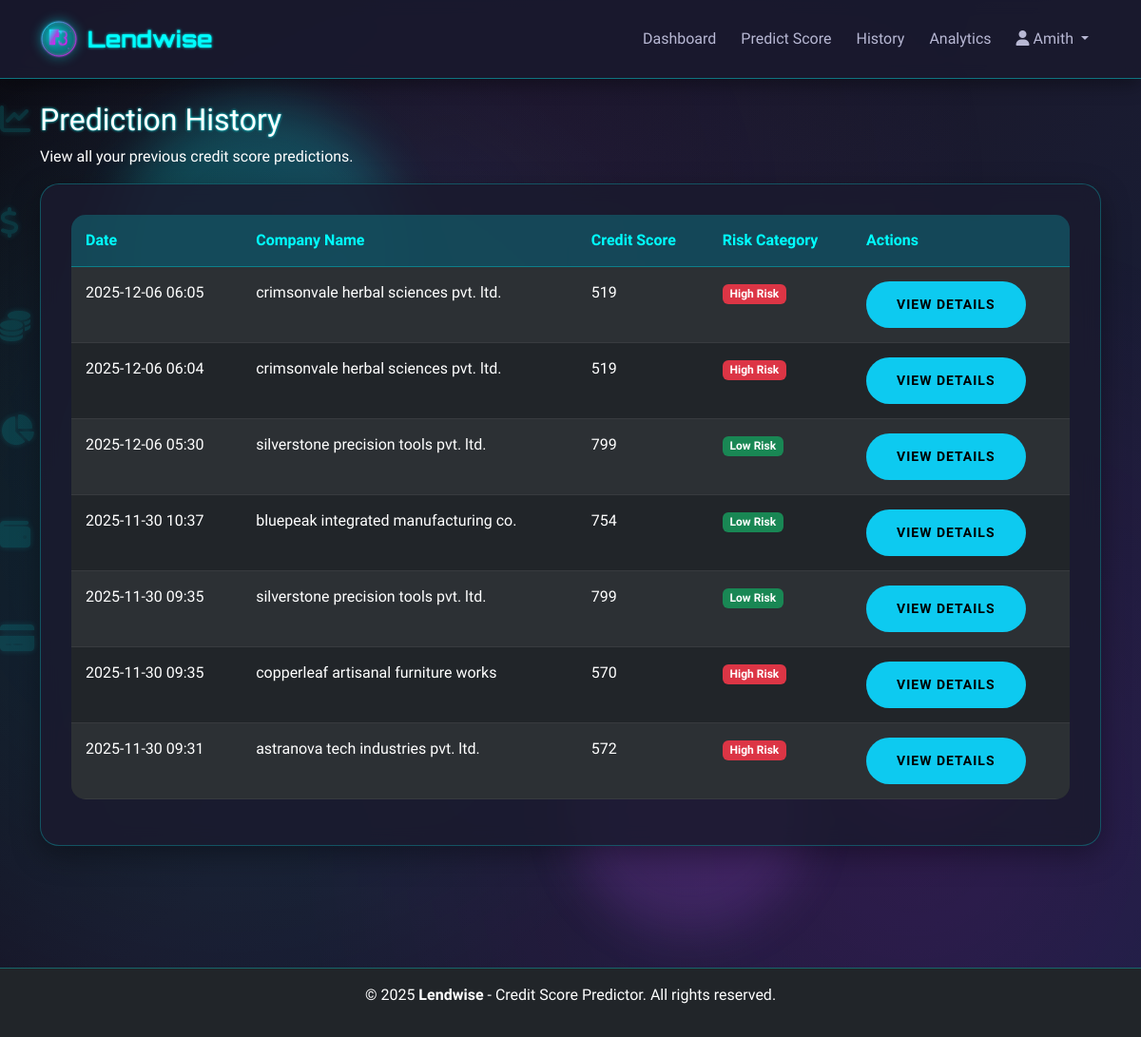
Screenshot of /history (signed in) with the database file from the repository.
### models/user.py (models this page shows, shortened)
class User(UserMixin, db.Model):
    id = db.Column(db.Integer, primary_key=True)
    company_name = db.Column(db.String(100), nullable=False)
    email = db.Column(db.String(100), unique=True, nullable=False)
    company_type = db.Column(db.String(50), nullable=False)
    country = db.Column(db.String(100), nullable=False)
    password = db.Column(db.String(200), nullable=False)
    created_at = db.Column(db.DateTime, default=utc_now)
    predictions = db.relationship('Prediction', backref='user', lazy=True)

### models/prediction.py (models this page shows, shortened)
class Prediction(db.Model):
    id = db.Column(db.Integer, primary_key=True)
    credit_score = db.Column(db.Integer, nullable=False)
    risk_category = db.Column(db.String(50), nullable=False)
    prediction_date = db.Column(db.DateTime, default=utc_now)
    user_id = db.Column(db.Integer, db.ForeignKey('user.id'), nullable=True)  # Made nullable for backward compatibility
    company_profile_id = db.Column(db.Integer, db.ForeignKey('company_profile.id'), nullable=True)
    extracted_company_name = db.Column(db.String(100), nullable=True)
    input_features = db.Column(db.Text)  # JSON string of input features

### app.py (the view)
@app.route('/history')
@login_required
def history():
    predictions = Prediction.query.options(joinedload(Prediction.company_profile)).filter_by(user_id=current_user.id).order_by(Prediction.prediction_date.desc()).all()
    return render_template('history.html', predictions=predictions)

### app.py (called while the page is built)
@login_manager.user_loader
def load_user(user_id):
    return db.session.get(User, int(user_id))

### templates/history.html
{% extends "base.html" %}
{% block content %}
<div class="row">
    <div class="col-md-12">
        <h2 class="text-white">Prediction History</h2>
        <p class="text-white">View all your previous credit score predictions.</p>
    </div>
</div>
<div class="row">
    <div class="col-md-12">
        <div class="card bg-dark text-white">
            <div class="card-body">
                {% if predictions %}
                    <div class="table-responsive">
                        <table class="table table-dark table-striped">
                            <thead>
                                <tr>
                                    <th>Date</th>
                                    <th>Company Name</th>
                                    <th>Credit Score</th>
                                    <th>Risk Category</th>
                                    <th>Actions</th>
                                </tr>
                            </thead>
                            <tbody>
                                {% for prediction in predictions %}
                                    <tr>
                                        <td>{{ prediction.prediction_date.strftime('%Y-%m-%d %H:%M') }}</td>
                                        <td>{{ prediction.extracted_company_name or (prediction.company_profile.extracted_company_name if prediction.company_profile else prediction.user.company_name) }}</td>
                                        <td>{{ prediction.credit_score }}</td>
                                        <td>
                                            <span class="badge {% if prediction.risk_category == 'High Risk' %}bg-danger{% elif prediction.risk_category == 'Medium Risk' %}bg-warning{% else %}bg-success{% endif %}">
                                                {{ prediction.risk_category }}
                                            </span>
                                        </td>
                                        <td>
                                            <a href="{{ url_for('prediction_result', prediction_id=prediction.id) }}" class="btn btn-sm btn-info">View Details</a>
                                        </td>
                                    </tr>
                                {% endfor %}
                            </tbody>
                        </table>
                    </div>
                {% else %}
                    <div class="text-center py-4">
                        <p class="text-white">No predictions found.</p>
                        <a href="{{ url_for('predict') }}" class="btn btn-primary">Make Your First Prediction</a>
                    </div>
                {% endif %}
            </div>
        </div>
    </div>
</div>
{% endblock %}

### templates/base.html (shortened to what this page needs)
<!DOCTYPE html>
<html lang="en">
<head>
    <link href="https://cdn.jsdelivr.net/npm/bootstrap@5.3.0/dist/css/bootstrap.min.css" rel="stylesheet">
    <link rel="stylesheet" href="https://cdnjs.cloudflare.com/ajax/libs/font-awesome/6.4.0/css/all.min.css">
    <link rel="stylesheet" href="{{ url_for('static', filename='css/style.css') }}">
</head>
<body>
    <div class="floating-shapes">
        <div class="shape shape-1"></div>
        <div class="shape shape-3"></div>
    </div>
    <div class="moving-icons">
        <i class="fas fa-chart-line moving-icon"></i>
        <i class="fas fa-dollar-sign moving-icon"></i>
        <i class="fas fa-coins moving-icon"></i>
        <i class="fas fa-chart-pie moving-icon"></i>
        <i class="fas fa-wallet moving-icon"></i>
        <i class="fas fa-credit-card moving-icon"></i>
    </div>
    <nav class="navbar navbar-expand-lg navbar-dark bg-dark">
        <div class="container">
            <a class="navbar-brand" href="{{ url_for('index') }}">
                <img src="{{ url_for('static', filename='images/lendwise-logo.svg') }}" alt="Lendwise Logo" height="40">
                Lendwise
            </a>
            <div class="collapse navbar-collapse" id="navbarNav">
                <ul class="navbar-nav ms-auto">
                    {% if session.get('admin_logged_in') %}
                        <li class="nav-item">
                            <a class="nav-link" href="{{ url_for('admin_dashboard') }}">Admin Dashboard</a>
                        </li>
                        <li class="nav-item">
                            <a class="nav-link" href="{{ url_for('admin_companies') }}">Companies</a>
                        </li>
                        <li class="nav-item dropdown">
                            <a class="nav-link dropdown-toggle" href="#" id="navbarDropdown" role="button" data-bs-toggle="dropdown">
                                <i class="fas fa-user"></i> Admin
                            </a>
                            <ul class="dropdown-menu">
                                <li><a class="dropdown-item" href="{{ url_for('admin_logout') }}">Logout</a></li>
                            </ul>
                        </li>
                    {% elif current_user.is_authenticated %}
                        <li class="nav-item">
                            <a class="nav-link" href="{{ url_for('dashboard') }}">Dashboard</a>
                        </li>
                        <li class="nav-item">
                            <a class="nav-link" href="{{ url_for('predict') }}">Predict Score</a>
                        </li>
                        <li class="nav-item">
                            <a class="nav-link" href="{{ url_for('history') }}">History</a>
                        </li>
                        <li class="nav-item">
                            <a class="nav-link" href="{{ url_for('analytics') }}">Analytics</a>
                        </li>
                        <li class="nav-item dropdown">
                            <a class="nav-link dropdown-toggle" href="#" id="navbarDropdown" role="button" data-bs-toggle="dropdown">
                                <i class="fas fa-user"></i> {{ current_user.company_name }}
                            </a>
                        </li>
                    {% endif %}
                </ul>
            </div>
        </div>
    </nav>
    <div class="content-overlay">
        <div class="container mt-4">
            {% block content %}{% endblock %}
        </div>
    </div>
    <footer class="bg-dark text-white text-center py-3 mt-5">
        <div class="container">
            <p>&copy; 2025 <strong>Lendwise</strong> - Credit Score Predictor. All rights reserved.</p>
        </div>
    </footer>
</body>
</html>

### static/css/style.css (style rules this page uses)
:root { --neon-cyan: #00ffff; --neon-pink: #ff00ff; --neon-purple: #9d4edd; --neon-blue: #4361ee; --neon-green: #00ff88; --dark-bg: #0a0a0f; --dark-card: #1a1a2e; --dark-card-hover: #16213e; --text-primary: #ffffff; --text-secondary: #b8b8d4; }
* { margin: 0; padding: 0; box-sizing: border-box; }
body { font-family: 'Rajdhani', sans-serif; background: linear-gradient(135deg, #0a0a0f 0%, #1a1a2e 50%, #16213e 100%); color: var(--text-primary); min-height: 100vh; position: relative; overflow-x: hidden; }
h1, h2, h3, h4, h5, h6 { text-shadow: 0 0 3px var(--neon-cyan); }
.floating-shapes { position: fixed; top: 0; left: 0; width: 100%; height: 100%; z-index: -1; pointer-events: none; overflow: hidden; }
.shape { position: absolute; border-radius: 50%; filter: blur(25px); opacity: 0.2; animation: float 20s infinite ease-in-out; }
.shape-1 { width: 300px; height: 300px; background: var(--neon-cyan); top: 10%; left: 10%; animation-delay: 0s; }
.shape-3 { width: 250px; height: 250px; background: var(--neon-purple); bottom: 10%; left: 50%; animation-delay: 10s; }
.moving-icons { position: fixed; width: 100%; height: 100%; z-index: -1; pointer-events: none; overflow: hidden; }
.moving-icon { position: absolute; font-size: 2rem; color: var(--neon-cyan); opacity: 0.15; animation: moveIcon 30s infinite linear; text-shadow: 0 0 6px var(--neon-cyan); }
.moving-icon:nth-child(1) { top: 10%; left: 0; animation-delay: 0s; }
.moving-icon:nth-child(2) { top: 20%; left: 0; animation-delay: 5s; }
.moving-icon:nth-child(3) { top: 30%; left: 0; animation-delay: 10s; }
.moving-icon:nth-child(4) { top: 40%; left: 0; animation-delay: 15s; }
.moving-icon:nth-child(5) { top: 50%; left: 0; animation-delay: 20s; }
.moving-icon:nth-child(6) { top: 60%; left: 0; animation-delay: 25s; }
.navbar { background: rgba(26, 26, 46, 0.92) !important; backdrop-filter: blur(8px); border-bottom: 1px solid rgba(0, 255, 255, 0.4); box-shadow: 0 6px 18px rgba(0, 0, 0, 0.35); padding: 1rem 0; }
.navbar-brand { font-family: 'Orbitron', sans-serif; font-weight: 700; font-size: 1.5rem; color: var(--neon-cyan) !important; text-shadow: 0 0 3px var(--neon-cyan); display: flex; align-items: center; gap: 10px; transition: all 0.3s ease; }
.navbar-brand img { filter: drop-shadow(0 0 6px var(--neon-cyan)); animation: logoGlow 3s ease-in-out infinite; }
.nav-link { color: var(--text-secondary) !important; font-weight: 500; transition: all 0.3s ease; position: relative; margin: 0 5px; }
.nav-link::before { content: ''; position: absolute; bottom: 0; left: 50%; width: 0; height: 2px; background: var(--neon-cyan); transition: all 0.3s ease; transform: translateX(-50%); }
.card { background: rgba(26, 26, 46, 0.85) !important; border: 1px solid rgba(0, 255, 255, 0.25); border-radius: 20px; box-shadow: 0 10px 30px rgba(0, 0, 0, 0.35); margin-bottom: 30px; transition: all 0.3s ease; backdrop-filter: blur(10px); overflow: hidden; position: relative; }
.card::before { content: ''; position: absolute; top: 0; left: -100%; width: 100%; height: 100%; background: linear-gradient(90deg, transparent, rgba(0, 255, 255, 0.1), transparent); transition: left 0.5s ease; }
.card-body { padding: 2rem; }
.btn { border-radius: 50px; padding: 12px 30px; font-weight: 600; font-family: 'Rajdhani', sans-serif; text-transform: uppercase; letter-spacing: 1px; transition: all 0.3s ease; border: 2px solid transparent; position: relative; overflow: hidden; }
.btn::before { content: ''; position: absolute; top: 50%; left: 50%; width: 0; height: 0; border-radius: 50%; background: rgba(255, 255, 255, 0.15); transform: translate(-50%, -50%); transition: width 0.6s, height 0.6s; }
.table-dark { background: rgba(26, 26, 46, 0.5) !important; border-radius: 15px; overflow: hidden; }
.table-dark th { background: rgba(0, 255, 255, 0.2) !important; color: var(--neon-cyan); font-weight: 600; border-color: rgba(0, 255, 255, 0.3); padding: 15px; }
.table-dark td { border-color: rgba(255, 255, 255, 0.1); padding: 15px; color: var(--text-primary); }
.table-dark tbody tr { transition: all 0.3s ease; }
footer { background: rgba(26, 26, 46, 0.9) !important; border-top: 1px solid rgba(0, 255, 255, 0.3); padding: 2rem 0; margin-top: 4rem; backdrop-filter: blur(8px); }
.content-overlay { position: relative; z-index: 1; min-height: calc(100vh - 200px); padding-bottom: 50px; }

### rows the page displays
User: company_name "Amith"
Prediction: prediction_date "2025-12-06 06:05", extracted_company_name "crimsonvale herbal sciences pvt. ltd.", credit_score "519", risk_category "High Risk"
Prediction: prediction_date "2025-12-06 06:04", extracted_company_name "crimsonvale herbal sciences pvt. ltd.", credit_score "519", risk_category "High Risk"
Prediction: prediction_date "2025-12-06 05:30", extracted_company_name "silverstone precision tools pvt. ltd.", credit_score "799", risk_category "Low Risk"
Prediction: prediction_date "2025-11-30 10:37", extracted_company_name "bluepeak integrated manufacturing co.", credit_score "754", risk_category "Low Risk"
Prediction: prediction_date "2025-11-30 09:35", extracted_company_name "silverstone precision tools pvt. ltd.", credit_score "799", risk_category "Low Risk"
Prediction: prediction_date "2025-11-30 09:35", extracted_company_name "copperleaf artisanal furniture works", credit_score "570", risk_category "High Risk"
Prediction: prediction_date "2025-11-30 09:31", extracted_company_name "astranova tech industries pvt. ltd.", credit_score "572", risk_category "High Risk"
